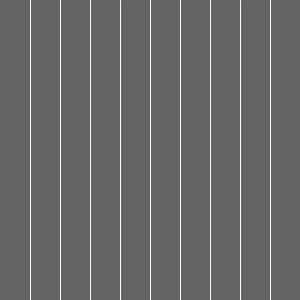
Frame 1 (no input)
Frame 60 (the mouse pressed at the canvas centre just before this capture): identical to frame 1, image omitted
Frame 120 (the mouse held since frame 60 and released just before this capture): identical to frame 1, image omitted

The Processing sketch that drew this single still picture (run headless with seeded random() and noise(); from frame 60 on, the mouse is pressed at the canvas centre):

// Processing sketch: line_drawing_with_for
// ── line_drawing_with_for.pde
//from this:
//void setup() {
//  size(300, 300);
//}

//void draw() {
//  background(100);
//  stroke(255);

//  line(30, 0, 30, height);
//  line(60, 0, 60, height);
//  line(90, 0, 90, height);
//  line(120, 0, 120, height);
//  line(150, 0, 150, height);
//  line(180, 0, 180, height);
//  line(210, 0, 210, height);
//  line(240, 0, 240, height);
//  line(270, 0, 270, height);
//}


//to this:
void setup() {
  size(300, 300);
}

void draw() {
  background(100);
  stroke(255);

  for (int lineX = 30; lineX <= 270; lineX += 30) {
    line(lineX, 0, lineX, height);
  }
}






















//void setup() {
//  size(300, 300);
//}

//void draw() {
//  background(100);
//  stroke(255);

//  for (int lineX = 75; lineX <= 255; lineX += 75) {
//    line(lineX, 0, lineX, height);
//  }
//}
